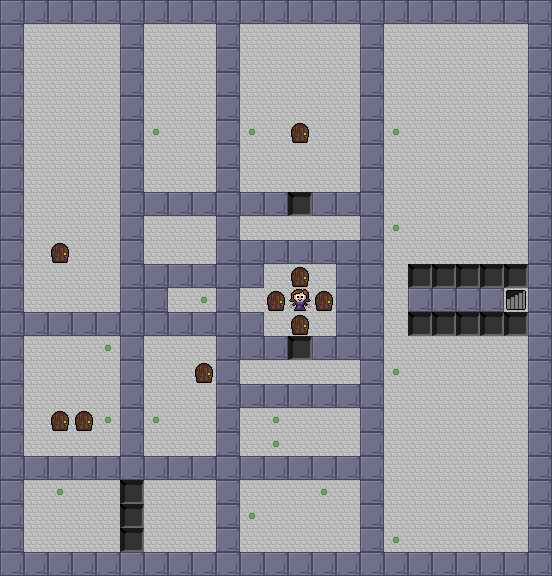

Below is a game level as drawn by its tile map, then a one-line description and the .tmx file that defines it, in full:
An orthogonal 23x24 tile map with 24x24 px tiles, 2 tile layers (Terrain, Objects), 2 tilesets.

<map version="1.0" orientation="orthogonal" width="23" height="24" tilewidth="24" tileheight="24">
 <properties>
  <property name="name" value="Test Level" />
 </properties>
 <tileset firstgid="1" source="Terrain.tsx" />
 <tileset firstgid="101" source="Objects.tsx" />
 <layer name="Terrain" width="23" height="24">
  <data encoding="csv">
1,1,1,1,1,1,1,1,1,1,1,1,1,1,1,1,1,1,1,1,1,1,1,
1,2,2,2,2,1,2,2,2,1,2,2,2,2,2,1,2,2,2,2,2,2,1,
1,2,2,2,2,1,2,2,2,1,2,2,2,2,2,1,2,2,2,2,2,2,1,
1,2,2,2,2,1,2,2,2,1,2,2,2,2,2,1,2,2,2,2,2,2,1,
1,2,2,2,2,1,2,2,2,1,2,2,2,2,2,1,2,2,2,2,2,2,1,
1,2,2,2,2,1,4,2,2,1,4,2,2,2,2,1,4,2,2,2,2,2,1,
1,2,2,2,2,1,2,2,2,1,2,2,2,2,2,1,2,2,2,2,2,2,1,
1,2,2,2,2,1,2,2,2,1,2,2,2,2,2,1,2,2,2,2,2,2,1,
1,2,2,2,2,1,1,1,1,1,1,1,3,1,1,1,2,2,2,2,2,2,1,
1,2,2,2,2,1,2,2,2,1,2,2,2,2,2,1,4,2,2,2,2,2,1,
1,2,2,2,2,1,2,2,2,1,1,1,1,1,1,1,2,2,2,2,2,2,1,
1,2,2,2,2,1,1,1,1,1,1,2,2,2,1,1,2,3,3,3,3,3,1,
1,2,2,2,2,1,1,2,4,1,2,2,2,2,1,1,2,1,1,1,1,5,1,
1,1,1,1,1,1,1,1,1,1,1,2,2,2,1,1,2,3,3,3,3,3,1,
1,2,2,2,4,1,2,2,2,1,1,1,3,1,1,1,2,2,2,2,2,2,1,
1,2,2,2,2,1,2,2,2,1,2,2,2,2,2,1,4,2,2,2,2,2,1,
1,2,2,2,2,1,2,2,2,1,1,1,1,1,1,1,2,2,2,2,2,2,1,
1,2,2,2,4,1,4,2,2,1,2,4,2,2,2,1,2,2,2,2,2,2,1,
1,2,2,2,2,1,2,2,2,1,2,4,2,2,2,1,2,2,2,2,2,2,1,
1,1,1,1,1,1,1,1,1,1,1,1,1,1,1,1,2,2,2,2,2,2,1,
1,2,4,2,2,3,2,2,2,1,2,2,2,4,2,1,2,2,2,2,2,2,1,
1,2,2,2,2,3,2,2,2,1,4,2,2,2,2,1,2,2,2,2,2,2,1,
1,2,2,2,2,3,2,2,2,1,2,2,2,2,2,1,4,2,2,2,2,2,1,
1,1,1,1,1,1,1,1,1,1,1,1,1,1,1,1,1,1,1,1,1,1,1
</data>
 </layer>
 <layer name="Objects" width="23" height="24">
  <data encoding="csv">
0,0,0,0,0,0,0,0,0,0,0,0,0,0,0,0,0,0,0,0,0,0,0,
0,0,0,0,0,0,0,0,0,0,0,0,0,0,0,0,0,0,0,0,0,0,0,
0,0,0,0,0,0,0,0,0,0,0,0,0,0,0,0,0,0,0,0,0,0,0,
0,0,0,0,0,0,0,0,0,0,0,0,0,0,0,0,0,0,0,0,0,0,0,
0,0,0,0,0,0,0,0,0,0,0,0,0,0,0,0,0,0,0,0,0,0,0,
0,0,0,0,0,0,0,0,0,0,0,0,102,0,0,0,0,0,0,0,0,0,0,
0,0,0,0,0,0,0,0,0,0,0,0,0,0,0,0,0,0,0,0,0,0,0,
0,0,0,0,0,0,0,0,0,0,0,0,0,0,0,0,0,0,0,0,0,0,0,
0,0,0,0,0,0,0,0,0,0,0,0,0,0,0,0,0,0,0,0,0,0,0,
0,0,0,0,0,0,0,0,0,0,0,0,0,0,0,0,0,0,0,0,0,0,0,
0,0,102,0,0,0,0,0,0,0,0,0,0,0,0,0,0,0,0,0,0,0,0,
0,0,0,0,0,0,0,0,0,0,0,0,102,0,0,0,0,0,0,0,0,0,0,
0,0,0,0,0,0,0,0,0,0,0,102,101,102,0,0,0,0,0,0,0,0,0,
0,0,0,0,0,0,0,0,0,0,0,0,102,0,0,0,0,0,0,0,0,0,0,
0,0,0,0,0,0,0,0,0,0,0,0,0,0,0,0,0,0,0,0,0,0,0,
0,0,0,0,0,0,0,0,102,0,0,0,0,0,0,0,0,0,0,0,0,0,0,
0,0,0,0,0,0,0,0,0,0,0,0,0,0,0,0,0,0,0,0,0,0,0,
0,0,102,102,0,0,0,0,0,0,0,0,0,0,0,0,0,0,0,0,0,0,0,
0,0,0,0,0,0,0,0,0,0,0,0,0,0,0,0,0,0,0,0,0,0,0,
0,0,0,0,0,0,0,0,0,0,0,0,0,0,0,0,0,0,0,0,0,0,0,
0,0,0,0,0,0,0,0,0,0,0,0,0,0,0,0,0,0,0,0,0,0,0,
0,0,0,0,0,0,0,0,0,0,0,0,0,0,0,0,0,0,0,0,0,0,0,
0,0,0,0,0,0,0,0,0,0,0,0,0,0,0,0,0,0,0,0,0,0,0,
0,0,0,0,0,0,0,0,0,0,0,0,0,0,0,0,0,0,0,0,0,0,0
</data>
 </layer>
</map>
